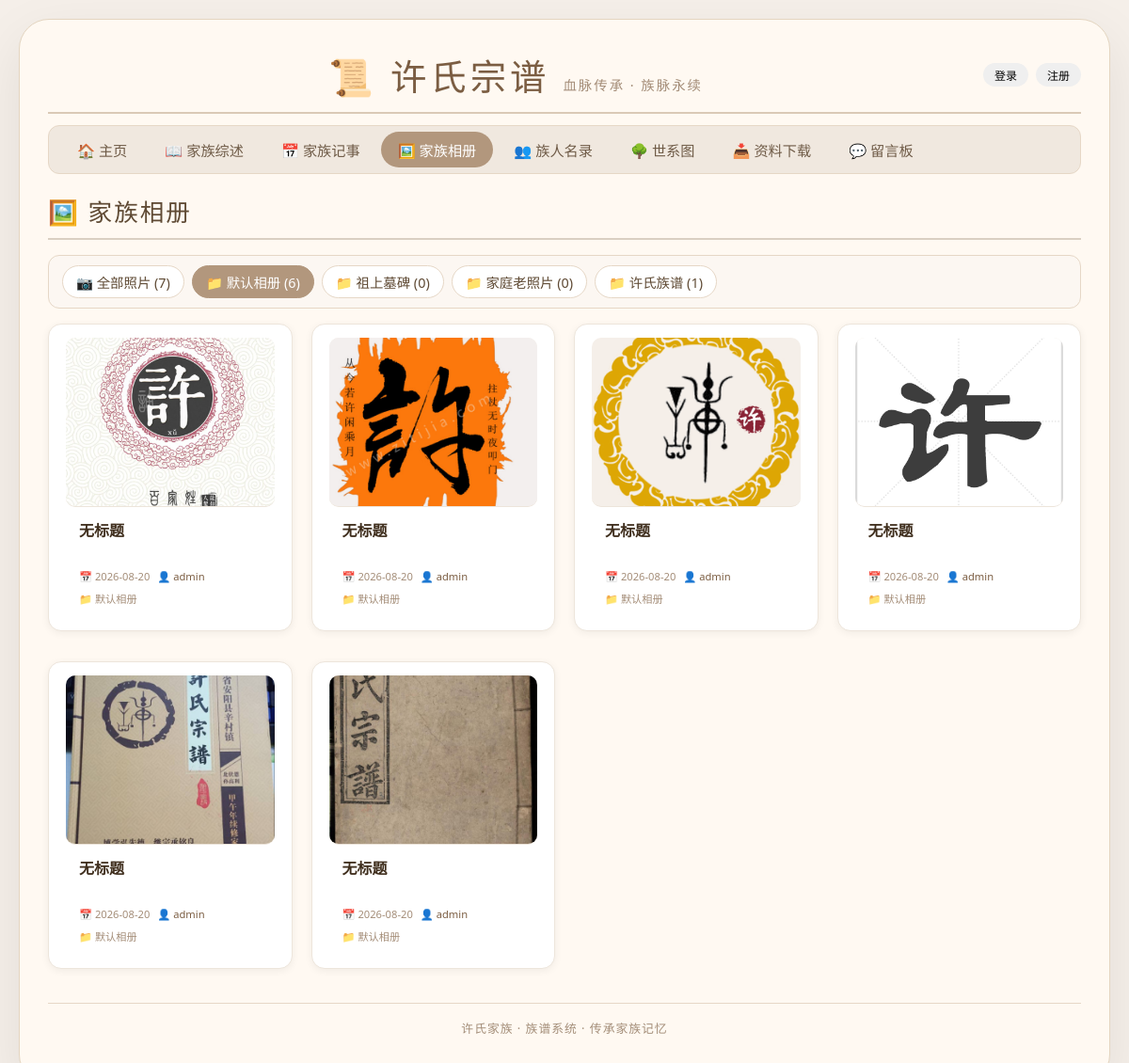
Page /?page=photos&album=1 on the committed database.
### tables this page shows
CREATE TABLE photo_albums (
            id INTEGER PRIMARY KEY AUTOINCREMENT,
            name TEXT NOT NULL,
            description TEXT,
            sort_order INTEGER DEFAULT 0,
            created_at DATETIME DEFAULT CURRENT_TIMESTAMP
        );

CREATE TABLE clan_photos (
            id INTEGER PRIMARY KEY AUTOINCREMENT,
            title TEXT,
            description TEXT,
            image_path TEXT,
            upload_date DATETIME DEFAULT CURRENT_TIMESTAMP
        , album_id INTEGER DEFAULT 0, uploader TEXT);

### config.php (called while the page is built, shortened)
<?php
function getClanName() {
    return '许氏';
}
function getClanFullName() {
    return getClanName() . '宗谱';
}
function getClanFamilyName() {
    return getClanName() . '家族';
}
function getDB() {
    static $db = null;
    if ($db === null) {
        $db = new SQLite3('data/family_tree.db');
        $db->exec('CREATE TABLE IF NOT EXISTS members (
            id INTEGER PRIMARY KEY AUTOINCREMENT,
            name TEXT NOT NULL,
            gender TEXT CHECK(gender IN ("男","女")),
            birth_date TEXT,
            death_date TEXT,
            father_id INTEGER,
            mother_id INTEGER,
            spouse_id INTEGER,
            generation INTEGER,
            biography TEXT,
            rank TEXT,
            profession TEXT,
            spouse_name TEXT,
            spouse_birth TEXT,
            spouse_death TEXT,
            spouse_biography TEXT,
            spouse_hometown TEXT,
            address TEXT,
            mother_name TEXT,
            avatar TEXT
        )');
        $db->exec('CREATE TABLE IF NOT EXISTS relationships (
            id INTEGER PRIMARY KEY AUTOINCREMENT,
            member_id INTEGER,
            related_id INTEGER,
            relation_type TEXT
        )');
        $db->exec("CREATE TABLE IF NOT EXISTS clan_summary (
            id INTEGER PRIMARY KEY AUTOINCREMENT,
            content TEXT
        )");
        $db->exec("CREATE TABLE IF NOT EXISTS clan_events (
            id INTEGER PRIMARY KEY AUTOINCREMENT,
            title TEXT,
            content TEXT,
            event_date TEXT,
            image_path TEXT,
            created_at DATETIME DEFAULT CURRENT_TIMESTAMP
        )");
        $db->exec("CREATE TABLE IF NOT EXISTS photo_albums (
            id INTEGER PRIMARY KEY AUTOINCREMENT,
            name TEXT NOT NULL,
            description TEXT,
            sort_order INTEGER DEFAULT 0,
            created_at DATETIME DEFAULT CURRENT_TIMESTAMP
        )");
        $db->exec("CREATE TABLE IF NOT EXISTS clan_photos (
            id INTEGER PRIMARY KEY AUTOINCREMENT,
            album_id INTEGER DEFAULT 0,
            title TEXT,
            description TEXT,
            image_path TEXT,
            uploader TEXT,
            upload_date DATETIME DEFAULT CURRENT_TIMESTAMP
        )");
        $db->exec("CREATE TABLE IF NOT EXISTS users (
            id INTEGER PRIMARY KEY AUTOINCREMENT,
            username TEXT UNIQUE NOT NULL,
            password TEXT NOT NULL,
            real_name TEXT,
            member_id INTEGER,
            created_at DATETIME DEFAULT CURRENT_TIMESTAMP
        )");
        $db->exec("CREATE TABLE IF NOT EXISTS guestbook (
            id INTEGER PRIMARY KEY AUTOINCREMENT,
            name TEXT NOT NULL,
            content TEXT NOT NULL,
            ip TEXT,
            created_at DATETIME DEFAULT CURRENT_TIMESTAMP,
            status INTEGER DEFAULT 1,
            reply TEXT,
            reply_at DATETIME
        )");
        $db->exec("CREATE TABLE IF NOT EXISTS downloads (
            id INTEGER PRIMARY KEY AUTOINCREMENT,
            title TEXT NOT NULL,
            description TEXT,
            file_name TEXT NOT NULL,
            file_path TEXT NOT NULL,
            file_size TEXT,
            uploader TEXT,
            download_count INTEGER DEFAULT 0,
            created_at DATETIME DEFAULT CURRENT_TIMESTAMP
        )");
    }
    return $db;
}
function isLoggedIn() {
    return isset($_SESSION['user_id']);
}
function getPhotoAlbums() {
    $db = getDB();
    $result = $db->query("SELECT * FROM photo_albums ORDER BY sort_order ASC, id ASC");
    $albums = [];
    while ($row = $result->fetchArray(SQLITE3_ASSOC)) {
        $albums[] = $row;
    }
    return $albums;
}
function getAllPhotosWithAlbum() {
    $db = getDB();
    $result = $db->query("SELECT p.*, a.name as album_name
                          FROM clan_photos p
                          LEFT JOIN photo_albums a ON p.album_id = a.id
                          ORDER BY p.upload_date DESC");
    $photos = [];
    while ($row = $result->fetchArray(SQLITE3_ASSOC)) {
        $photos[] = $row;
    }
    return $photos;
}
?>

### index.php (the view, shortened to what this page needs)
<?php
require_once 'config.php';
$loggedIn = isLoggedIn();
$currentUser = getCurrentUser();
$userRealName = $_SESSION['real_name'] ?? '';
$activePage = $_GET['page'] ?? 'home';
?>
<!DOCTYPE html>
<html lang="zh-CN">
<head>
    <link rel="stylesheet" href="style.css">
</head>
<body>
<div class="container">
    <div class="header-top">
        <h1>📜 <?= getClanFullName() ?> <small>血脉传承 · 族脉永续</small></h1>
        <div class="user-area">
            <?php if ($loggedIn): ?>
                <span>👋 <?= htmlspecialchars($userRealName ?: $currentUser) ?></span>
                <button class="btn-sm" onclick="showProfile()">👤 个人信息</button>
                <form method="post" action="auth.php" style="display:inline;">
                    <input type="hidden" name="action" value="logout">
                    <input type="hidden" name="return_page" value="<?= $activePage ?>">
                    <button type="submit" class="btn-sm">退出</button>
                </form>
            <?php else: ?>
                <button class="btn-sm" onclick="showLogin()">登录</button>
                <button class="btn-sm" onclick="showRegister()">注册</button>
            <?php endif; ?>
        </div>
    </div>
    <nav class="top-nav">
        <a href="?page=home" class="<?= $activePage == 'home' ? 'active' : '' ?>">🏠 主页</a>
        <a href="?page=summary" class="<?= $activePage == 'summary' ? 'active' : '' ?>">📖 家族综述</a>
        <a href="?page=events" class="<?= $activePage == 'events' ? 'active' : '' ?>">📅 家族记事</a>
        <a href="?page=photos" class="<?= $activePage == 'photos' ? 'active' : '' ?>">🖼️ 家族相册</a>
        <a href="?page=members" class="<?= $activePage == 'members' ? 'active' : '' ?>">👥 族人名录</a>
        <a href="?page=pedigree" class="<?= $activePage == 'pedigree' ? 'active' : '' ?>">🌳 世系图</a>
        <a href="?page=downloads" class="<?= $activePage == 'downloads' ? 'active' : '' ?>">📥 资料下载</a>
        <a href="?page=guestbook" class="<?= $activePage == 'guestbook' ? 'active' : '' ?>">💬 留言板</a>
    </nav>
    <?php if ($activePage === 'pedigree'): ?>
        <div class="tab-container">
            <div class="tab-bar" id="tabBar">
                <button class="tab-btn active" data-tab="pedigree" data-persistent="true">🌳 总世系图</button>
            </div>
            <div id="tabContent">
                <div class="tab-panel active" id="tab-pedigree">
                    <?php include 'pages/pedigree.php'; ?>
                </div>
            </div>
        </div>
    <?php elseif ($activePage === 'members'): ?>
        <div class="page-content">
            <?php include 'pages/members.php'; ?>
        </div>
    <?php else: ?>
        <div class="page-content">
            <?php
            $pageFile = 'pages/' . $activePage . '.php';
            if (file_exists($pageFile)) {
                include $pageFile;
            } else {
                include 'pages/home.php';
            }
            ?>
        </div>
    <?php endif; ?>
    <div class="footer-note"><?= getClanFamilyName() ?> · 族谱系统 · 传承家族记忆</div>
</div>
</body>
</html>

### pages/photos.php (shortened to what this page needs)
<?php
$albums = getPhotoAlbums();
$allPhotos = getAllPhotosWithAlbum();
$currentAlbum = isset($_GET['album']) ? intval($_GET['album']) : 0;
if ($currentAlbum == 0) {
    $displayPhotos = $allPhotos;
} else {
    $displayPhotos = [];
    foreach ($allPhotos as $p) {
        if ($p['album_id'] == $currentAlbum) {
            $displayPhotos[] = $p;
        }
    }
}
?>
<div class="page-header">
    <h2>🖼️ 家族相册</h2>
</div>
<div class="album-nav">
    <a href="?page=photos&album=0" class="album-nav-item <?= $currentAlbum == 0 ? 'active' : '' ?>">📷 全部照片 (<?= count($allPhotos) ?>)</a>
    <?php foreach ($albums as $a):
        $albumPhotoCount = 0;
        foreach ($allPhotos as $p) {
            if ($p['album_id'] == $a['id']) $albumPhotoCount++;
        }
    ?>
        <a href="?page=photos&album=<?= $a['id'] ?>" class="album-nav-item <?= $currentAlbum == $a['id'] ? 'active' : '' ?>">
            📁 <?= htmlspecialchars($a['name']) ?> (<?= $albumPhotoCount ?>)
        </a>
    <?php endforeach; ?>
</div>
<?php if (empty($displayPhotos)): ?>
    <div class="empty-state">
        <?php if ($currentAlbum == 0): ?>
            暂无任何照片，请上传第一张照片。
        <?php else: ?>
            此相册暂无照片，请上传第一张照片。
        <?php endif; ?>
    </div>
<?php else: ?>
    <div class="photo-grid">
        <?php foreach ($displayPhotos as $p): ?>
            <div class="photo-card" id="photo-<?= $p['id'] ?>">
                <img src="<?= htmlspecialchars($p['image_path']) ?>"
                     alt="<?= htmlspecialchars($p['title']) ?>"
                     loading="lazy"
                     onclick="openPhotoViewer('<?= htmlspecialchars($p['image_path']) ?>', '<?= htmlspecialchars(addslashes($p['title'])) ?>', '<?= htmlspecialchars(addslashes($p['description'])) ?>')">
                <div class="photo-info">
                    <div class="photo-title" id="photo-title-<?= $p['id'] ?>"><?= htmlspecialchars($p['title'] ?: '无标题') ?></div>
                    <div class="photo-desc" id="photo-desc-<?= $p['id'] ?>"><?= htmlspecialchars($p['description'] ?: '') ?></div>
                    <div class="photo-meta">
                        <span class="photo-time">📅 <?= date('Y-m-d', strtotime($p['upload_date'])) ?></span>
                        <?php if (!empty($p['uploader'])): ?>
                            <span class="photo-uploader">👤 <?= htmlspecialchars($p['uploader']) ?></span>
                        <?php endif; ?>
                        <?php if (!empty($p['album_name'])): ?>
                            <span class="photo-album">📁 <?= htmlspecialchars($p['album_name']) ?></span>
                        <?php endif; ?>
                    </div>
                </div>
            </div>
        <?php endforeach; ?>
    </div>
<?php endif; ?>

### style.css (style rules this page uses)
* { box-sizing: border-box; margin: 0; padding: 0; }
body { font-family: 'Segoe UI', '华文楷体', cursive, sans-serif; background: #f5efe9; color: #3e2e1f; padding: 20px; }
.container { max-width: 1400px; margin: 0 auto; background: #fff9f2; border-radius: 32px; box-shadow: 0 20px 60px rgba(0, 0, 0, 0.08); padding: 30px 30px 50px; border: 1px solid #e4d5c0; }
.header-top { display: flex; justify-content: space-between; align-items: center; flex-wrap: wrap; border-bottom: 2px solid #dac9b6; padding-bottom: 12px; margin-bottom: 12px; }
.header-top h1 { font-size: 2.4rem; font-weight: 300; letter-spacing: 4px; color: #7b5d42; border: none; padding: 0; margin: 0; text-align: center; flex: 1; }
.header-top h1 small { font-size: 0.9rem; display: inline; color: #a48d78; letter-spacing: 2px; font-weight: 400; }
.user-area { display: flex; align-items: center; gap: 8px; flex-wrap: wrap; }
.top-nav { display: flex; background: #f0e8df; border-radius: 12px; padding: 6px 12px; margin-bottom: 20px; flex-wrap: wrap; gap: 4px; border: 1px solid #e6d7c6; }
.top-nav a { padding: 8px 18px; text-decoration: none; color: #6f5b47; border-radius: 30px; font-size: 0.95rem; transition: 0.2s; }
.top-nav a.active { background: #b2977d; color: white; }
.page-content { min-height: 400px; }
.page-header { border-bottom: 2px solid #dacfc2; padding-bottom: 10px; margin-bottom: 16px; }
.page-header h2 { font-weight: 300; color: #5f4a34; font-size: 1.6rem; letter-spacing: 2px; }
.btn-sm { padding: 4px 12px; font-size: 0.75rem; border-radius: 30px; border: none; cursor: pointer; transition: 0.1s; }
.event-card, .photo-card { background: #ffffff; border-radius: 14px; padding: 14px 18px; margin-bottom: 12px; border-left: 4px solid #b2977d; box-shadow: 0 1px 4px rgba(0, 0, 0, 0.04); }
.photo-grid { display: grid; grid-template-columns: repeat(auto-fill, minmax(200px, 1fr)); gap: 16px; }
.photo-card img { width: 100%; height: 150px; object-fit: cover; border-radius: 10px; }
.footer-note { margin-top: 24px; text-align: center; color: #a38d78; font-size: 0.8rem; letter-spacing: 1px; border-top: 1px solid #e6d7c6; padding-top: 16px; }

### pages/photos.php (style rules this page uses)
.album-nav { display: flex; flex-wrap: wrap; gap: 8px; margin: 16px 0; padding: 10px 14px; background: #fcf7f2; border-radius: 12px; border: 1px solid #e6d7c6; }
.album-nav-item { display: inline-flex; align-items: center; gap: 4px; padding: 6px 14px; border-radius: 20px; text-decoration: none; color: #5f4a34; font-size: 0.9rem; background: #ffffff; border: 1px solid #e6d7c6; transition: 0.2s; }
.album-nav-item.active { background: #b2977d; color: white; border-color: #b2977d; }
.photo-grid { display: grid; grid-template-columns: repeat(auto-fill, minmax(220px, 1fr)); gap: 20px; margin-top: 16px; }
.photo-card { background: #ffffff; border-radius: 14px; overflow: hidden; box-shadow: 0 2px 8px rgba(0,0,0,0.06); border: 1px solid #ede5db; transition: 0.2s; display: flex; flex-direction: column; }
.photo-card img { width: 100%; height: 180px; object-fit: cover; border-bottom: 1px solid #ede5db; background: #f5efe9; cursor: pointer; transition: opacity 0.2s; }
.photo-info { padding: 12px 14px; flex: 1; }
.photo-title { font-weight: 600; font-size: 1rem; color: #3f2e1d; margin-bottom: 4px; }
.photo-desc { font-size: 0.85rem; color: #6f5b47; line-height: 1.4; min-height: 20px; }
.photo-meta { display: flex; flex-wrap: wrap; gap: 8px; margin-top: 6px; font-size: 0.7rem; color: #a48d78; }
.photo-meta .photo-uploader { color: #7b5d42; }

### rows in the picture
photo_albums: name "默认相册", albumPhotoCount "6"
photo_albums: name "祖上墓碑", albumPhotoCount "0"
photo_albums: name "家庭老照片", albumPhotoCount "0"
photo_albums: name "许氏族谱", albumPhotoCount "1"
clan_photos: image_path (picture), title "无标题", upload_date "2026-08-20", uploader "admin", photo_albums.name "默认相册"
clan_photos: image_path (picture), title "无标题", upload_date "2026-08-20", uploader "admin", photo_albums.name "默认相册"
clan_photos: image_path (picture), title "无标题", upload_date "2026-08-20", uploader "admin", photo_albums.name "默认相册"
clan_photos: image_path (picture), title "无标题", upload_date "2026-08-20", uploader "admin", photo_albums.name "默认相册"
clan_photos: image_path (picture), title "无标题", upload_date "2026-08-20", uploader "admin", photo_albums.name "默认相册"
clan_photos: image_path (picture), title "无标题", upload_date "2026-08-20", uploader "admin", photo_albums.name "默认相册"

### other values in the picture
getClanFullName() "许氏宗谱"
count($allPhotos) "7"
getClanFamilyName() "许氏家族"
